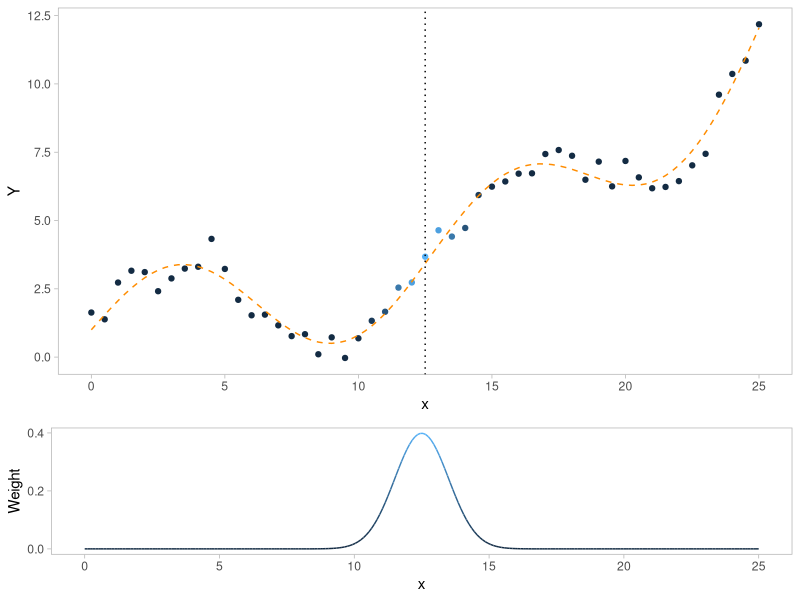
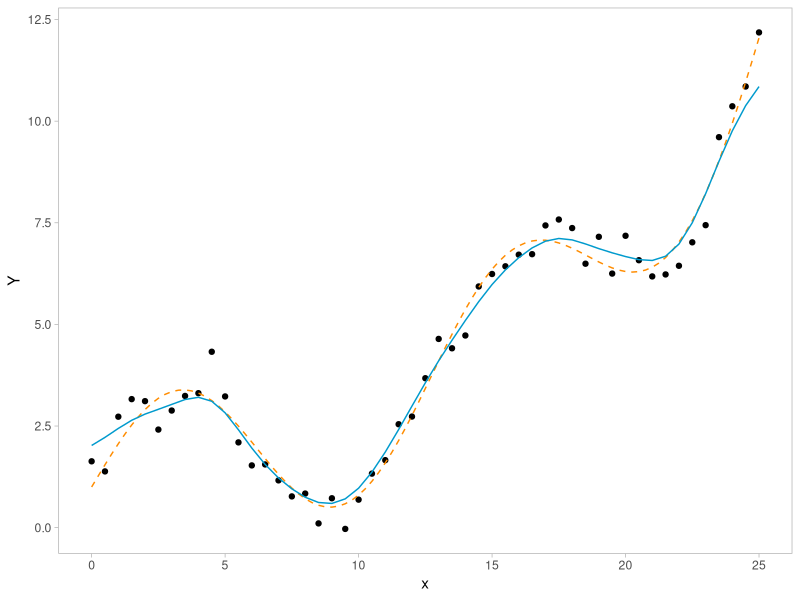
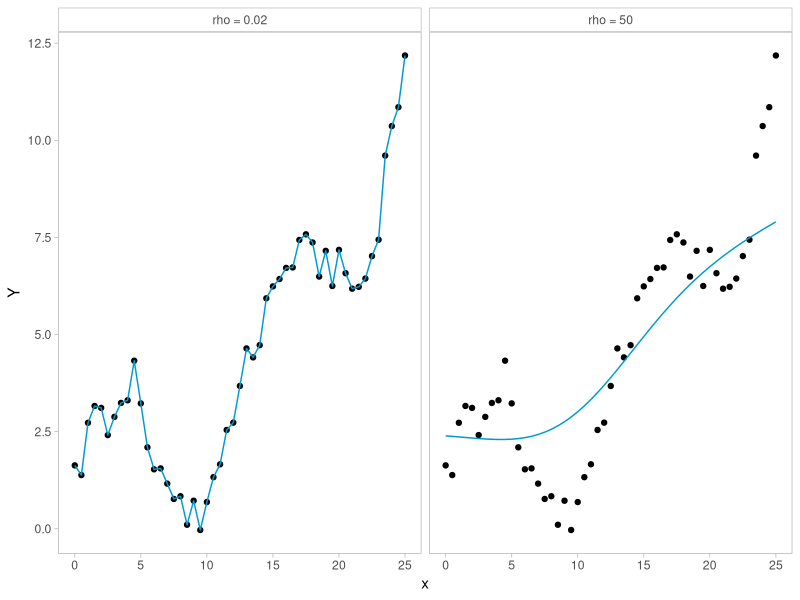
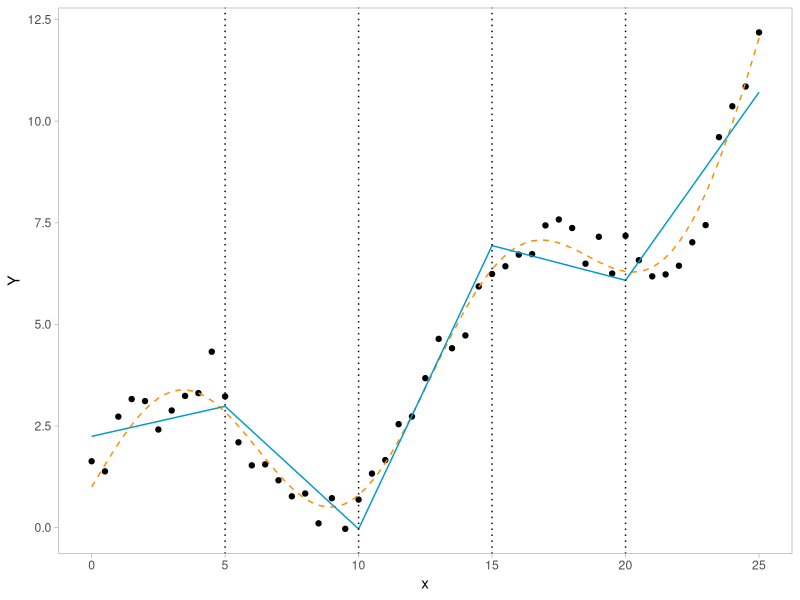
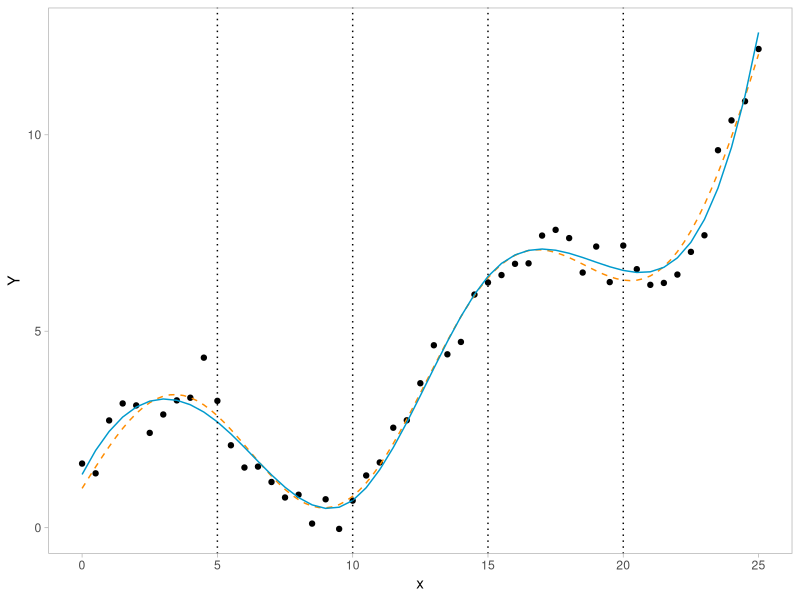
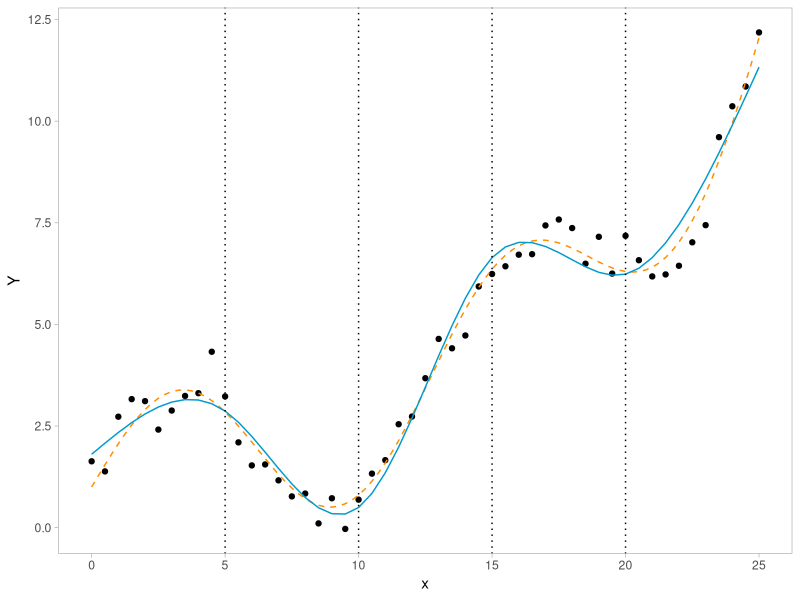
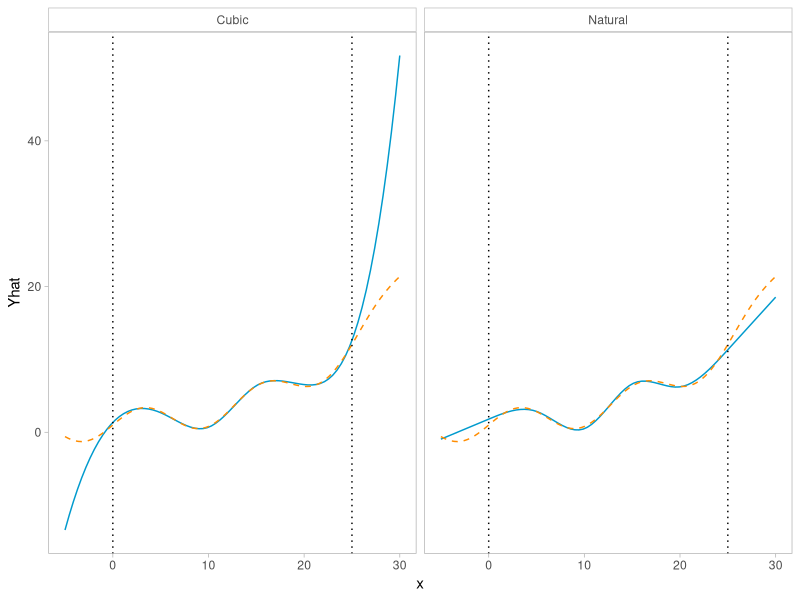
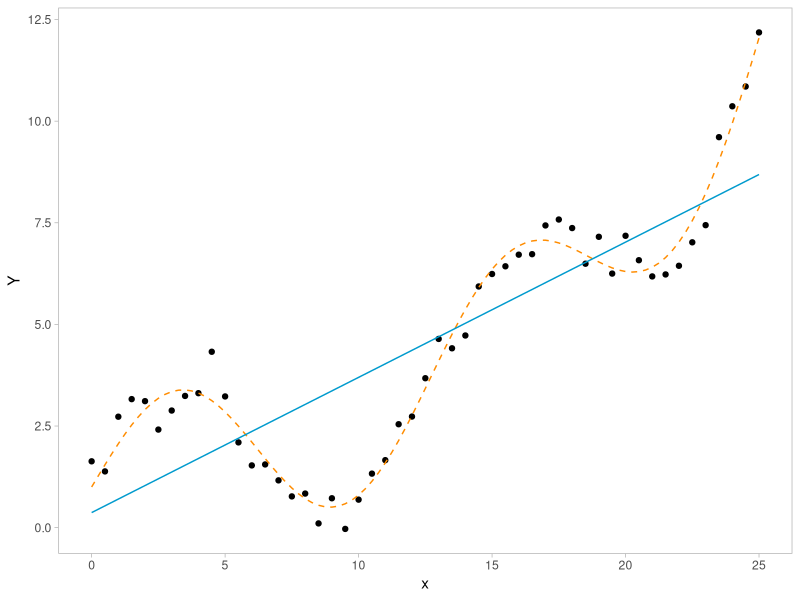

Recreate these plots in R, in order.
library(tidyverse)
library(stats)
library(splines)

# set theme for plots
theme_set(theme_light())
theme_update(panel.grid.major = element_blank(), panel.grid.minor = element_blank())
theme_update(
  strip.background = element_rect(color="gray", fill="white"), 
  strip.text = element_text(color = "gray30")
)

########
# generate simulated points
########

# generate data from distribution
set.seed(0) # reproducibility
x <- seq(0, 25, length.out = 51)
Y <- exp(x/10) + 2*sin(x/2) + rnorm(51, mean = 0, sd = 0.5)
df <- data.frame(x, Y)

# plot data and linear regression line
q1 <- ggplot(df, aes(x, Y)) +
  geom_point() +
  geom_function(fun = function(x) exp(x/10) + 2*sin(x/2), 
                linetype = "dashed", color = "darkorange") + 
  geom_smooth(method = "lm", formula = "y~x", 
              color = "deepskyblue3", fill = "gray70", linewidth = 0.5, se = F)

# save plot
ggsave("index/figures/ch3_toy1.png", plot = q1, device = "png", 
       width = 5, height = 3)

########
# kernel regression
########

# get normal distribution of weights around query points
df$Weight <- dnorm(df$x, mean = 12.5, sd = 1)

# plot points colored by their weights
p1 <- ggplot(df, aes(x, Y)) +
  geom_point(aes(color = Weight)) +
  geom_function(fun = function(x) exp(x/10) + 2*sin(x/2), 
                linetype = "dashed", color = "darkorange") + 
  geom_vline(xintercept = 12.5, linetype = "dotted") +
  theme(legend.position = "none")
  # theme(legend.position = c(0.93, 0.29), 
  #       legend.key.size = unit(0.35, 'cm'))#c(0.1, 0.7))

# plot a curve of weights
normcurv <- data.frame(x = seq(0, 25, length.out = 250)) 
normcurv$Weight <- dnorm(normcurv$x, mean = 12.5, sd = 1)
p2 <- ggplot(normcurv, aes(x, Weight, color = Weight)) +
  geom_line() +
  scale_y_continuous(breaks = c(0, 0.2, 0.4)) +
  theme(legend.position = "none") 

# stitch plots together
q2 <- cowplot::plot_grid(p1, p2, ncol = 1, rel_heights = c(0.7, 0.3))
q2

# save plot
ggsave("index/figures/ch3_toy2.png", plot = q2, device = "png", 
       width = 5, height = 4)

# fit kernel regression with sigma = 1, bandwidth = 8/3
kmr_toy <- ksmooth(df$x, df$Y, kernel = "normal", bandwidth = 8/3, x.points = df$x)
df <- df |> 
  left_join(as.data.frame(kmr_toy), by = "x") |> 
  rename(Yhat = y)

# plot kernel regression estimation
q3 <- ggplot(df) +
  geom_point(aes(x, Y)) +
  geom_function(fun = function(x) exp(x/10) + 2*sin(x/2), 
                linetype = "dashed", color = "darkorange") +
  geom_line(aes(x, Yhat), color = "deepskyblue3") 
q3

# save plot
ggsave("index/figures/ch3_toy3.png", plot = q3, device = "png", 
       width = 5, height = 3)

# fit kernel regression with sigma = 5, bandwidth = 40/3
kmr_toy_5 <- ksmooth(df$x, df$Y, kernel = "normal", bandwidth = 40/3, x.points = df$x)

# fit kernel regression with sigma = 0.1, bandwith = 8/30
kmr_toy_1 <- ksmooth(df$x, df$Y, kernel = "normal", bandwidth = 8/30, x.points = df$x)

# re-join data
dfrho <- df |> 
  left_join(as.data.frame(kmr_toy_5), by = "x") |> 
  rename("rho = 50" = y) |> 
  left_join(as.data.frame(kmr_toy_1), by = "x") |> 
  rename("rho = 0.02" = y) |> 
  select(-Yhat) |> 
  pivot_longer(cols = c("rho = 50", "rho = 0.02"), values_to = "Yhat")

# plot kernel regression with two values of rho
qrho <- ggplot(dfrho) +
  geom_point(aes(x, Y)) +
  geom_line(aes(x, Yhat), color = "deepskyblue3") +
  facet_wrap(~name)
qrho

# save plot
ggsave("index/figures/ch3_toyrho.png", plot = qrho, device = "png", 
       width = 7, height = 3)

########
# spline regression
########

kn <- c(5, 10, 15, 20) # 4 knots of equal width

# fit linear spline regression
spline_toy_line <- lm(Y ~ bs(x, knots = kn, degree = 1), data = df)
p_line <- predict(spline_toy_line, se = T)
df$Yhats_line <- p_line$fit

q4 <- ggplot(df) +
  geom_point(aes(x, Y)) +
  geom_function(fun = function(x) exp(x/10) + 2*sin(x/2), 
                linetype = "dashed", color = "darkorange") +
  geom_line(aes(x, Yhats_line), color = "deepskyblue3") +
  # geom_ribbon(aes(x, ymin = Ylows_line, ymax = Yups_line), fill = "gray70", alpha = 0.3) +
  geom_vline(xintercept = kn, linetype = "dotted")
q4

# save plot
ggsave("index/figures/ch3_toy4.png", plot = q4, device = "png", 
       width = 5, height = 3)

# fit cubic spline regression
spline_toy_cub <- lm(Y ~ bs(x, knots = kn), data = df)
p_cub <- predict(spline_toy_cub, se = T)
df$Yhats_cub <- p_cub$fit

# plot spline regression estimation
q5 <- ggplot(df) +
  geom_point(aes(x, Y)) +
  geom_function(fun = function(x) exp(x/10) + 2*sin(x/2), 
                linetype = "dashed", color = "darkorange") +
  geom_line(aes(x, Yhats_cub), color = "deepskyblue3") +
  geom_vline(xintercept = kn, linetype = "dotted")
q5

# save plot
ggsave("index/figures/ch3_toy5.png", plot = q5, device = "png", 
       width = 5, height = 3)

# fit natural spline regression
spline_toy_nat <- lm(Y ~ ns(x, knots = kn), data = df)
p_nat <- predict(spline_toy_nat, se = T)
df$Yhats_nat <- p_nat$fit

# plot spline regression estimation
q6 <- ggplot(df) +
  geom_point(aes(x, Y)) +
  geom_function(fun = function(x) exp(x/10) + 2*sin(x/2), 
                linetype = "dashed", color = "darkorange") +
  geom_line(aes(x, Yhats_nat), color = "deepskyblue3") +
  geom_vline(xintercept = c(5, 10, 15, 20), linetype = "dotted")
q6

# save plot
ggsave("index/figures/ch3_toy6.png", plot = q6, device = "png", 
       width = 5, height = 3)

# see what happens outside of the bounds
x_longer <- seq(-5, 30, length.out = 81)
y_longer_cub <- predict(spline_toy_cub, newdata = data.frame(x = x_longer))
y_longer_nat <- predict(spline_toy_nat, newdata = data.frame(x = x_longer))

df_longer <- data.frame(
  x = c(x_longer, x_longer), 
  spline = c(rep("Cubic", 81), rep("Natural", 81)), 
  Yhat = c(y_longer_cub, y_longer_nat)
)

# plot outside of bounds
qbounds <- ggplot(df_longer) + 
  geom_line(aes(x, Yhat), color = "deepskyblue3") +
  geom_function(fun = function(x) exp(x/10) + 2*sin(x/2), 
                linetype = "dashed", color = "darkorange") +
  geom_vline(xintercept = c(0, 25), linetype = "dotted") +
  facet_wrap(~spline) 
qbounds

# save plot
ggsave("index/figures/ch3_toybounds.png", plot = qbounds, device = "png", 
       width = 7, height = 3)
